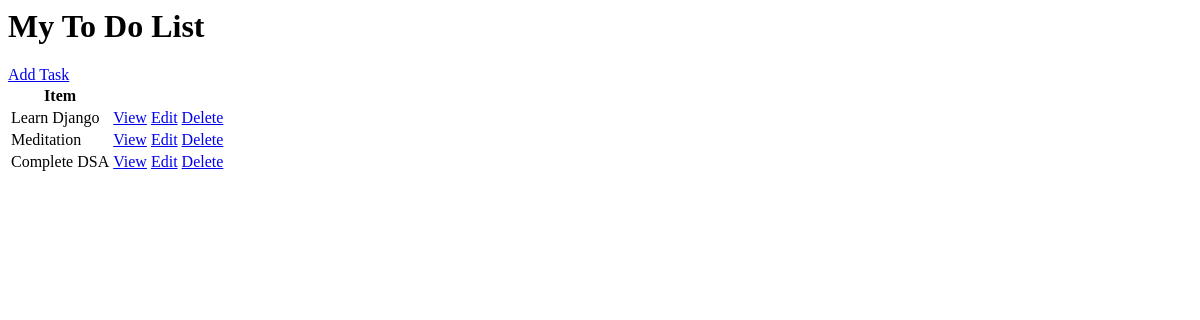
The app's page /, older data.
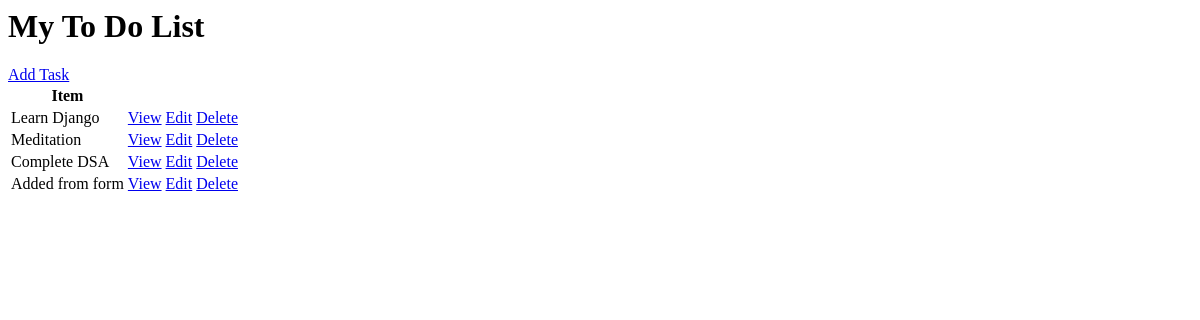
The same page, newer data.
### base/models.py (models this page shows, shortened)
class Task(models.Model):
    user = models.ForeignKey(User, on_delete=models.CASCADE, null = True, blank = True )  #the user who has created the task, applying one to many relation (means one user can have multiple task) using foreign key, with on delete cascade means if the user is deleted all the child task made by him will be deleted, and the value will be shown as null.
    title = models.CharField(max_length=2000) #title of the task
    description = models.TextField(null = True, blank = True )#description of the task
    complete = models.BooleanField(default=False)#status of the task, if it is complete or not
    created = models.DateTimeField(auto_now_add=True)#when the task was created. AutoNowAdd take the snapshot of the datetime and making it true helps in autopopulate the datetime.
    class Meta:
        ordering = ['complete']

### base/views.py (the view)
# urls.py: path('',TaskList.as_view(), name = 'tasks'),
class TaskList(ListView):
    model = Task
    context_object_name = 'tasks'

### base/templates/base/task_list.html
<h1>My To Do List</h1>
<a href="{% url 'task-create' %}">Add Task</a>
<table>
    <tr>
        <th>Item</th>
        <th></th>
    </tr>
    {% for task in tasks %}
        <tr>
            <td>{{task.title}}</td>
            <td><a href="{% url 'task' task.id %}">View</a></td>
            <td><a href="{% url 'task-update' task.id %}">Edit</a></td>
            <td><a href="{% url 'task-delete' task.id %}">Delete</a></td>
        </tr>
    {% empty %}
        <h3>No Items in the list</h3>
    {% endfor %}
</table>

Row changes from the older to the newer data that the page shows:
added Task: title "Added from form"
